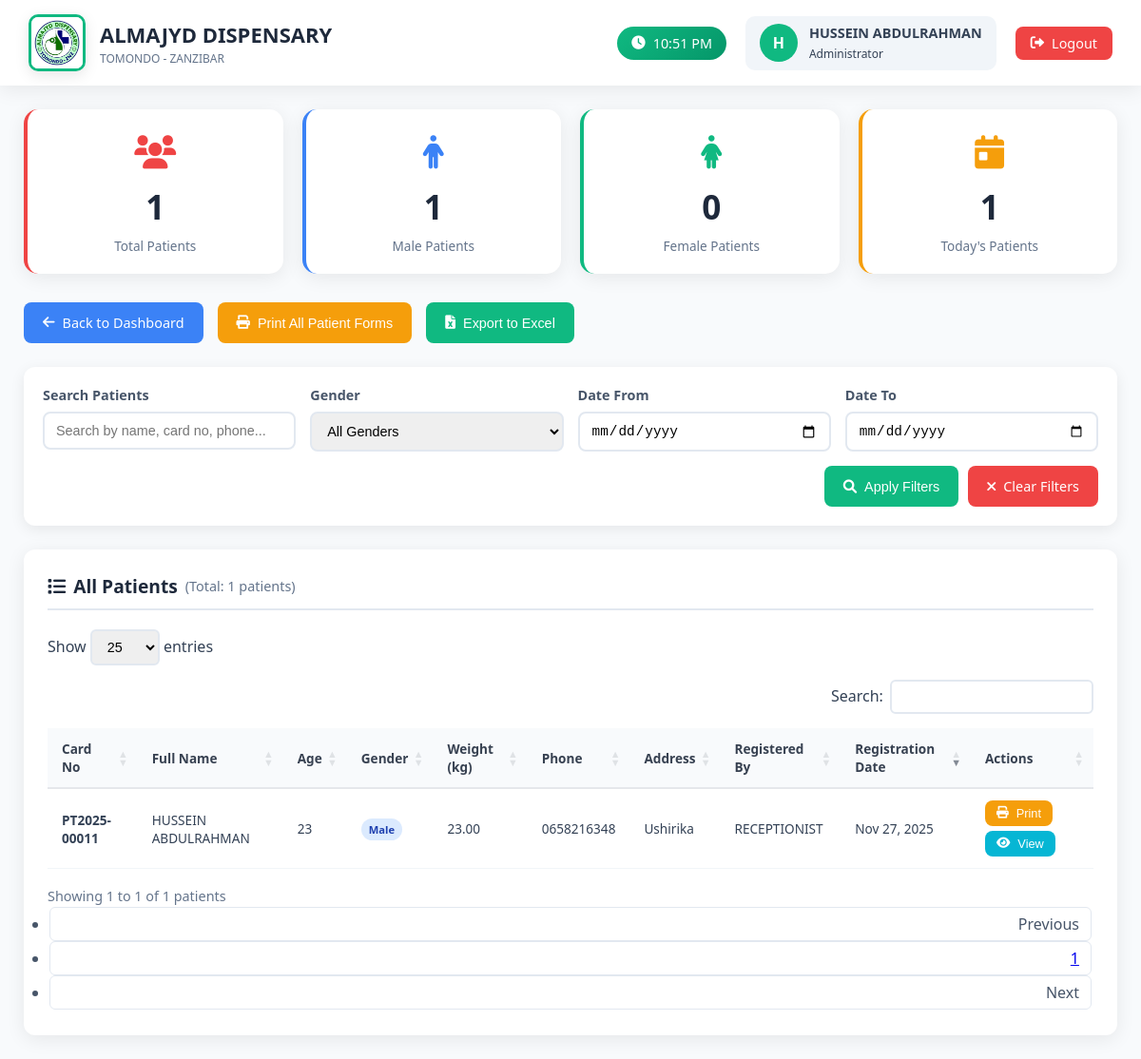
/admin/view_patients.php (signed in), run on the app's committed database.
### tables this page shows
CREATE TABLE `patients` (
  `id` int(11) NOT NULL,
  `card_no` varchar(20) NOT NULL,
  `full_name` varchar(100) NOT NULL,
  `age` int(11) DEFAULT NULL,
  `gender` enum('male','female') DEFAULT NULL,
  `weight` decimal(5,2) DEFAULT NULL,
  `phone` varchar(20) DEFAULT NULL,
  `address` text DEFAULT NULL,
  `consultation_fee` decimal(10,2) DEFAULT 0.00,
  `created_by` int(11) DEFAULT NULL,
  `created_at` timestamp NOT NULL DEFAULT current_timestamp(),
  `updated_at` timestamp NOT NULL DEFAULT current_timestamp() ON UPDATE current_timestamp(),
  `patient_type` enum('standard','child','senior','emergency','follow_up') DEFAULT 'standard'
);

CREATE TABLE `users` (
  `id` int(11) NOT NULL,
  `username` varchar(50) NOT NULL,
  `password` varchar(255) NOT NULL,
  `email` varchar(100) DEFAULT NULL,
  `role` enum('admin','doctor','receptionist','laboratory','pharmacy','cashier') NOT NULL,
  `full_name` varchar(100) NOT NULL,
  `phone` varchar(20) DEFAULT NULL,
  `district` varchar(50) DEFAULT NULL,
  `region` varchar(50) DEFAULT NULL,
  `status` enum('active','inactive') DEFAULT 'active',
  `created_at` timestamp NOT NULL DEFAULT current_timestamp(),
  `updated_at` timestamp NOT NULL DEFAULT current_timestamp() ON UPDATE current_timestamp()
);

### admin/view_patients.php (the view, shortened to what this page needs)
<?php
require_once '../config.php';
$search = isset($_GET['search']) ? trim($_GET['search']) : '';
$date_from = isset($_GET['date_from']) ? $_GET['date_from'] : '';
$date_to = isset($_GET['date_to']) ? $_GET['date_to'] : '';
$query = "SELECT p.*, u.full_name as created_by_name
          FROM patients p
          LEFT JOIN users u ON p.created_by = u.id
          WHERE 1=1";
$params = [];
$query .= " ORDER BY p.created_at DESC";
$stmt = $pdo->prepare($query);
$stmt->execute($params);
$patients = $stmt->fetchAll(PDO::FETCH_ASSOC);
$total_patients = count($patients);
$male_count = 0;
$female_count = 0;
$today_count = 0;
$today = date('Y-m-d');
foreach ($patients as $patient) {
    if ($patient['gender'] == 'male') $male_count++;
    if (date('Y-m-d', strtotime($patient['created_at'])) == $today) $today_count++;
}
?>
<!DOCTYPE html>
<html lang="en">
<head>
    <link rel="stylesheet" href="https://cdnjs.cloudflare.com/ajax/libs/font-awesome/6.0.0/css/all.min.css">
    <link rel="stylesheet" href="https://cdn.datatables.net/1.13.6/css/dataTables.bootstrap5.min.css">
</head>
<body>
    <div class="topbar no-print">
        <div class="logo-section">
            <div class="logo">
                <img src="../images/logo.jpg" alt="Almajyd Dispensary Logo">
            </div>
            <div class="clinic-info">
                <h1>ALMAJYD DISPENSARY</h1>
                <p>TOMONDO - ZANZIBAR</p>
            </div>
        </div>
        <div class="user-area">
            <div class="time-display">
                <i class="fas fa-clock"></i>
                <span id="currentTime"><?php echo date('h:i A'); ?></span>
            </div>
            <div class="user">
                <div class="user-avatar">
                    <?php echo strtoupper(substr($_SESSION['full_name'], 0, 1)); ?>
                </div>
                <div>
                    <div style="font-weight:600; font-size: 0.9rem;"><?php echo $_SESSION['full_name']; ?></div>
                    <small style="font-size: 0.75rem;">Administrator</small>
                </div>
            </div>
            <a href="../logout.php" class="logout-btn">
                <i class="fas fa-sign-out-alt"></i>
                Logout
            </a>
        </div>
    </div>
    <div class="main">
        <div class="stats-grid no-print">
            <div class="stat-card patients">
                <div class="stat-icon">
                    <i class="fas fa-users"></i>
                </div>
                <div class="stat-number"><?php echo $total_patients; ?></div>
                <div class="stat-label">Total Patients</div>
            </div>
            <div class="stat-card male">
                <div class="stat-icon">
                    <i class="fas fa-male"></i>
                </div>
                <div class="stat-number"><?php echo $male_count; ?></div>
                <div class="stat-label">Male Patients</div>
            </div>
            <div class="stat-card female">
                <div class="stat-icon">
                    <i class="fas fa-female"></i>
                </div>
                <div class="stat-number"><?php echo $female_count; ?></div>
                <div class="stat-label">Female Patients</div>
            </div>
            <div class="stat-card today">
                <div class="stat-icon">
                    <i class="fas fa-calendar-day"></i>
                </div>
                <div class="stat-number"><?php echo $today_count; ?></div>
                <div class="stat-label">Today's Patients</div>
            </div>
        </div>
        <div class="action-buttons no-print">
            <a href="dashboard.php" class="btn btn-primary">
                <i class="fas fa-arrow-left"></i>
                Back to Dashboard
            </a>
            <button type="button" onclick="printAllPatientForms()" class="btn btn-warning">
                <i class="fas fa-print"></i>
                Print All Patient Forms
            </button>
            <button type="button" onclick="exportToExcel()" class="btn btn-success">
                <i class="fas fa-file-excel"></i>
                Export to Excel
            </button>
        </div>
        <div class="filter-section no-print">
            <form method="GET" action="">
                <div class="filter-grid">
                    <div class="filter-group">
                        <label class="filter-label">Search Patients</label>
                        <input type="text" name="search" class="filter-input" placeholder="Search by name, card no, phone..." value="<?php echo htmlspecialchars($search); ?>">
                    </div>
                    <div class="filter-group">
                        <label class="filter-label">Gender</label>
                        <select name="gender" class="filter-input">
                            <option value="">All Genders</option>
                        </select>
                    </div>
                    <div class="filter-group">
                        <label class="filter-label">Date From</label>
                        <input type="date" name="date_from" class="filter-input" value="<?php echo htmlspecialchars($date_from); ?>">
                    </div>
                    <div class="filter-group">
                        <label class="filter-label">Date To</label>
                        <input type="date" name="date_to" class="filter-input" value="<?php echo htmlspecialchars($date_to); ?>">
                    </div>
                </div>
                <div class="filter-actions">
                    <button type="submit" class="btn btn-success">
                        <i class="fas fa-search"></i>
                        Apply Filters
                    </button>
                    <a href="view_patients.php" class="btn btn-danger">
                        <i class="fas fa-times"></i>
                        Clear Filters
                    </a>
                </div>
            </form>
        </div>
        <div class="table-card no-print">
            <h3>
                <i class="fas fa-list"></i>
                All Patients
                <small style="font-size: 0.9rem; color: #64748b; font-weight: normal;">
                    (Total: <?php echo $total_patients; ?> patients)
                </small>
            </h3>
            <div class="table-responsive">
                <table id="patientsTable" class="display" style="width:100%">
                    <thead>
                        <tr>
                            <th>Card No</th>
                            <th>Full Name</th>
                            <th>Age</th>
                            <th>Gender</th>
                            <th>Weight (kg)</th>
                            <th>Phone</th>
                            <th>Address</th>
                            <th>Registered By</th>
                            <th>Registration Date</th>
                            <th>Actions</th>
                        </tr>
                    </thead>
                    <tbody>
                        <?php
                        $patients_data = $patients;
                        if (!empty($patients_data)):
                            foreach ($patients_data as $patient):
                        ?>
                        <tr>
                            <td><strong><?php echo htmlspecialchars($patient['card_no']); ?></strong></td>
                            <td><?php echo htmlspecialchars($patient['full_name']); ?></td>
                            <td><?php echo $patient['age'] ?: 'N/A'; ?></td>
                            <td>
                                <span class="badge <?php echo $patient['gender'] == 'male' ? 'badge-info' : 'badge-warning'; ?>">
                                    <?php echo $patient['gender'] ? ucfirst($patient['gender']) : 'N/A'; ?>
                                </span>
                            </td>
                            <td><?php echo $patient['weight'] ?: 'N/A'; ?></td>
                            <td><?php echo $patient['phone'] ?: 'N/A'; ?></td>
                            <td><?php echo $patient['address'] ? htmlspecialchars(substr($patient['address'], 0, 30)) . (strlen($patient['address']) > 30 ? '...' : '') : 'N/A'; ?></td>
                            <td><?php echo $patient['created_by_name'] ?: 'System'; ?></td>
                            <td><?php echo date('M j, Y', strtotime($patient['created_at'])); ?></td>
                            <td>
                                <div class="table-actions">
                                    <button class="btn btn-warning btn-sm" onclick="printSingleForm('<?php echo $patient['card_no']; ?>')">
                                        <i class="fas fa-print"></i> Print
                                    </button>
                                    <button class="btn btn-info btn-sm" onclick="viewPatientDetails(<?php echo $patient['id']; ?>)">
                                        <i class="fas fa-eye"></i> View
                                    </button>
                                </div>
                            </td>
                        </tr>
                        <?php
                            endforeach;
                        endif;
                        ?>
                    </tbody>
                </table>
            </div>
        </div>
    </div>
</body>
</html>

### data on the page
patients: card_no "PT2025-00011", full_name "HUSSEIN ABDULRAHMAN", age "23", gender "Male", weight "23.00", phone "0658216348", address "Ushirika", created_by.full_name "RECEPTIONIST", created_at "Nov 27, 2025"

### other printed values
substr($_SESSION['full_name'], 0, 1) "H"
$_SESSION['full_name'] "HUSSEIN ABDULRAHMAN"
$total_patients "1"
$male_count "1"
$female_count "0"
$today_count "1"
